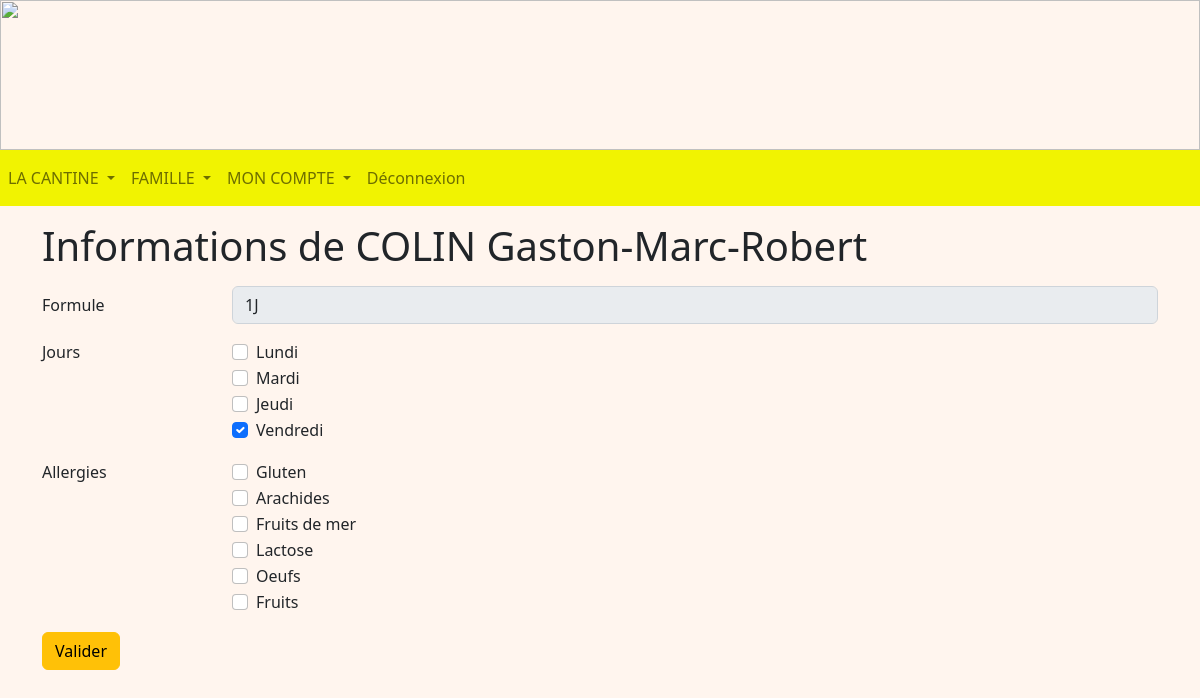
Screenshot of /enfant/23 (signed in) with the database file from the repository.
### tables this page shows
CREATE TABLE Enfant (
  code_enfant integer primary key autoincrement,
  nom_enfant TEXT NOT NULL,
  prenom_enfant TEXT NOT NULL,
  code_tarif integer NOT NULL,
  code_classe integer NOT NULL,
  code_representant integer NOT NULL,
  code_formule integer NOT NULL,
  FOREIGN KEY (code_tarif) REFERENCES Tarif(code_tarif),
  FOREIGN KEY (code_classe) REFERENCES Classe(code_classe),
  FOREIGN KEY (code_representant) REFERENCES Representant(code_representant)
  FOREIGN KEY (code_formule) REFERENCES Formule(code_formule)
);

CREATE TABLE Jour (
  code_jour integer PRIMARY KEY,
  jour TEXT NOT NULL
);

CREATE TABLE Allergie (
  code_allergie integer PRIMARY KEY AUTOINCREMENT,
  nom_allergie TEXT NOT NULL
);

### representant.py (the view, shortened to what this page needs)
@app.route('/enfant/<int:code_enfant>', methods = ["POST", "GET"])
@login_required
def enfant(code_enfant):
    db = get_db()
    cur = db.cursor()
    user = cur.execute("SELECT type_compte FROM Compte WHERE identifiant = ?", (flask_login.current_user.name, )).fetchone()
    if user[0] == 'Representant':
        representant = cur.execute("SELECT code_representant FROM Representant WHERE identifiant = ?", (flask_login.current_user.name, )).fetchone()
        enfant = cur.execute("SELECT nom_enfant, prenom_enfant, code_formule FROM Enfant WHERE code_representant = ? and code_enfant = ?", (representant[0], code_enfant, )).fetchone()
        enfants = cur.execute("SELECT code_enfant, prenom_enfant FROM Enfant WHERE code_representant = ? ORDER BY prenom_enfant", (representant[0], )).fetchall()
        formules = cur.execute("SELECT * FROM Formule").fetchall()
        joursManges = cur.execute("SELECT J.code_jour FROM Mange AS M INNER JOIN Jour AS J ON M.code_jour = J.code_jour WHERE M.code_enfant = ?", (code_enfant, )).fetchall()
        jours = cur.execute("SELECT * FROM Jour").fetchall()
        allergies = cur.execute("SELECT * FROM Allergie").fetchall()
        allergiques = cur.execute("SELECT code_allergie FROM EstAllergiqueA WHERE code_enfant = ?", (code_enfant, )).fetchall()
        now = choixDate()
        return render_template('R_enfant.html', enfants = enfants, enfant = enfant, formules = formules, jours = jours, joursManges = joursManges, allergies = allergies, allergiques = allergiques)
    if user[0] == 'Admin':
        return redirect(url_for('accueilAdmin'))
    return redirect(url_for('accueilEnseignant'))

### main.py (called while the page is built)
@login_manager.user_loader
def load_user(user_id):
    db = get_db()
    cur = db.cursor()
    user = cur.execute('SELECT identifiant, mot_de_passe FROM Compte WHERE identifiant=?', (user_id, )).fetchone()
    return User(user[0], user[1])

def get_db():
    if 'db' not in g:
        g.db = sqlite3.connect(DATABASE)
    return g.db

@app.teardown_appcontext
def close_connection(exception):
    db = g.pop('db', None)
    if db is not None:
        db.close()

def choixDate():
    return datetime.datetime.today()

### templates/R_enfant.html (shortened to what this page needs)
<!DOCTYPE html>
<html>
<head>
    {% extends "R_layout.html" %}
    {% block content %}
    <div class="container mt-3 mb-3">
        <h1>Informations de {{ enfant[0] }} {{ enfant[1] }}</h1>
        <form method="POST">
            <div class="row mt-3 mb-3">
                <label for="formule" class="col-sm-2 col-form-label">Formule</label>
                <div class="col-sm-10">
                    <select name="formule" class="form-control" id="formule" disabled>
                        {% for formule in formules %}
                        {% if enfant[2] == formule[0] %}
                        <option value="{{ formule[0] }}" selected>{{ formule[1] }}</option>
                        {% else %}
                        <option value="{{ formule[0] }}">{{ formule[1] }}</option>
                        {% endif %}
                        {% endfor %}
                    </select>
                </div>
            </div>
            <div class="form-group row mt-3 mb-3">
                <div class="col-sm-2">
                    <p>Jours</p>
                </div>
                <div class="col-sm-10">
                    {% for jour in jours %}
                    <div class="form-check">
                        {% set br = namespace (break = 1) %}
                        {% for jourMange in joursManges %}
                        {% if jour[0] == jourMange[0] %}
                        <input class="form-check-input" type="checkbox" value="{{ jour[0] }}" name="{{ jour[1] }}"
                            id="{{ jour[1] }}" checked>
                        {% set br.break = 0 %}
                        {% endif %}
                        {% endfor %}
                        {% if br.break == 1 %}
                        <input class="form-check-input" type="checkbox" value="{{ jour[0] }}" name="{{ jour[1] }}"
                            id="{{ jour[1] }}">
                        {% endif %}
                        <label class="form-check-label" for="{{ jour[1] }}">
                            {{ jour[1] }}
                        </label>
                    </div>
                    {% endfor %}
                </div>
            </div>
            <div class="form-group row mt-3 mb-3">
                <div class="col-sm-2">
                    <p>Allergies</p>
                </div>
                <div class="col-sm-10">
                    {% for allergie in allergies %}
                    <div class="form-check">
                        {% set br = namespace (break = 1) %}
                        {% if br.break == 1 %}
                        <input class="form-check-input" type="checkbox" value="{{ allergie[0] }}"
                            name="{{ allergie[1] }}" id="{{ allergie[1] }}">
                        {% endif %}
                        <label class="form-check-label" for="{{ allergie[1] }}">
                            {{ allergie[1] }}
                        </label>
                    </div>
                    {% endfor %}
                </div>
            </div>
            <button type="submit" class="btn btn-warning mb-3">Valider</button>
        </form>
    </div>
    {% endblock %}

### static/css/main.css (style rules this page uses)
body { background-repeat: no-repeat; background-color:rgb(265,245,238); height: 110px; margin: 0px; }

### rows the page displays
Enfant: nom_enfant "COLIN", prenom_enfant "Gaston-Marc-Robert"
Jour: jour "Lundi"
Jour: jour "Mardi"
Jour: jour "Jeudi"
Jour: jour "Vendredi"
Allergie: nom_allergie "Gluten"
Allergie: nom_allergie "Arachides"
Allergie: nom_allergie "Fruits de mer"
Allergie: nom_allergie "Lactose"
Allergie: nom_allergie "Oeufs"
Allergie: nom_allergie "Fruits"

### other values shown
form field formule "1J"
